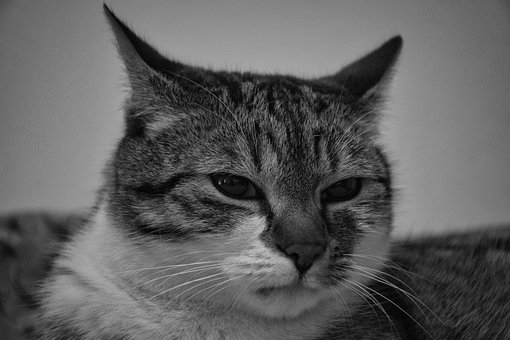
#> input picture input1.jpeg, 510 x 340 px, found by its file name
$ jupyter execute 'Frequency_domain_filters(low,pass,hybrid).ipynb'
#> lines starting #> are read from the running program, lines starting #| are printed output that depends on the picture; after the words box and inside, x2 and y2 are one past the last pixel; in counts of white or black regions, pixels touching at a corner belong together
[cell 1]
import cv2
import numpy as np
import matplotlib.pyplot as plt

[cell 2]
# read image
img = cv2.imread('/input1.jpeg',0)
#> img is the input picture: shape (340, 510); min 0, max 210, mean 94.7
# calculate fourierr transform
img_fft = np.fft.fftshift(np.fft.fft2(img))
plt.axis('off')
plt.imshow(np.log1p(np.abs(img_fft)),cmap='gray')

# **Lowpass filter**

[cell 3]
# low pass filter
# lowPass_filter(rows_counter,columns_counter) = 1 if (D<=D0) , = 0 if  (D>D0)
# D = ( (rows_counter - rows/2)^2 + ( columns_counter - columns/2)^2 )^(1/2)
rows,columns = img.shape
#> rows = 340; columns = 510
lowPass_filter = np.zeros((rows,columns), dtype=np.float32)
D0=50

for rows_counter in range(rows):
  for columns_counter in range(columns):
    D = np.sqrt((rows_counter-rows/2)**2 + (columns_counter-columns/2)**2)
    if D <= D0:
      lowPass_filter[rows_counter,columns_counter] = 1
    else:
      lowPass_filter[rows_counter,columns_counter] = 0
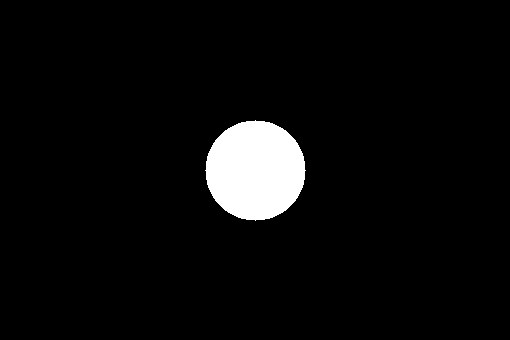
#> lowPass_filter: shape (340, 510) float32; values 0 (black) and 1 (white), 4.5% white; 1 white region, box (x1, y1, x2, y2) and area: (205, 120, 306, 221) 7845

plt.imshow(lowPass_filter, cmap='gray')
plt.axis('off')
plt.show()
# white represent 1 , black represent 0

[cell 4]
# apply low pass on the freq domain
filtered_img_freq = lowPass_filter * img_fft
plt.axis('off')
plt.imshow(np.log1p(np.abs(filtered_img_freq)),cmap='gray')

[cell 5]
# return the low freq back to the corner of the image
filtered_img_freq_corner = np.fft.fftshift(filtered_img_freq)
plt.axis('off')
plt.imshow(np.log1p(np.abs(filtered_img_freq_corner)),cmap='gray')

[cell 6]
# reconstruc the image
filtered_img = np.abs(np.fft.ifft2(filtered_img_freq_corner))
plt.axis('off')
plt.imshow(np.log1p(np.abs(filtered_img)),cmap='gray')

[cell 7]
def fourier_transform(img):
  img_fft = np.fft.fftshift(np.fft.fft2(img))
  return img_fft

[cell 8]
# lowpass final function
def apply_lowPass_filter(img):
  # low pass filter
  # lowPass_filter(rows_counter,columns_counter) = 1 if (D<=D0) , = 0 if  (D>D0)
  # D = ( (rows_counter - rows/2)^2 + ( columns_counter - columns/2)^2 )^(1/2)
  img_fft=fourier_transform(img)
  rows,columns = img.shape
#> rows = 340; columns = 510
  lowPass_filter = np.zeros((rows,columns), dtype=np.float32)
  D0=10 #how much blured 10 -> more blur (can be in ui as imput or slider)

  for rows_counter in range(rows):
    for columns_counter in range(columns):
      D = np.sqrt((rows_counter-rows/2)**2 + (columns_counter-columns/2)**2)
      if D <= D0:
        lowPass_filter[rows_counter,columns_counter] = 1
      else:
        lowPass_filter[rows_counter,columns_counter] = 0
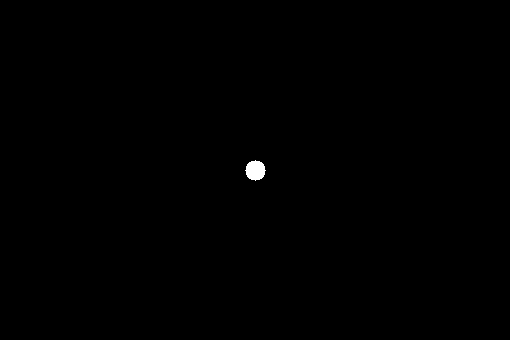
#> lowPass_filter: shape (340, 510) float32; values 0 (black) and 1 (white), 0.18% white; 1 white region, box (x1, y1, x2, y2) and area: (245, 160, 266, 181) 317

    # apply low pass on the freq domain
  filtered_img_freq = lowPass_filter * img_fft
  # return the low freq back to the corner of the image
  filtered_img_freq_corner = np.fft.fftshift(filtered_img_freq)
  filtered_img = np.abs(np.fft.ifft2(filtered_img_freq_corner))
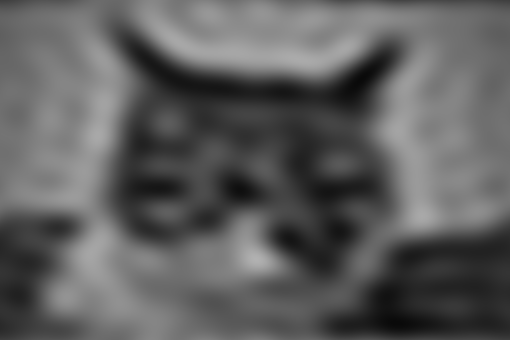
#> filtered_img: shape (340, 510) float64; min 10.06, max 177.4, mean 94.7
  plt.axis('off')
  plt.imshow(np.log1p(np.abs(filtered_img)),cmap='gray')
  return filtered_img_freq,lowPass_filter

[cell 9]
low,low_matrex=apply_lowPass_filter(img)

# **Highpass filter**

[cell 10]
highpass_filter = 1-lowPass_filter
plt.imshow(highpass_filter, cmap='gray')
plt.axis('off')
plt.show()

[cell 11]
# apply low pass on the freq domain
filtered_img_freq = highpass_filter * img_fft
plt.axis('off')
plt.imshow(np.log1p(np.abs(filtered_img_freq)),cmap='gray')

[cell 12]
# return the low freq back to the corner of the image
filtered_img_freq_corner = np.fft.fftshift(filtered_img_freq)
plt.axis('off')
plt.imshow(np.log1p(np.abs(filtered_img_freq_corner)),cmap='gray')
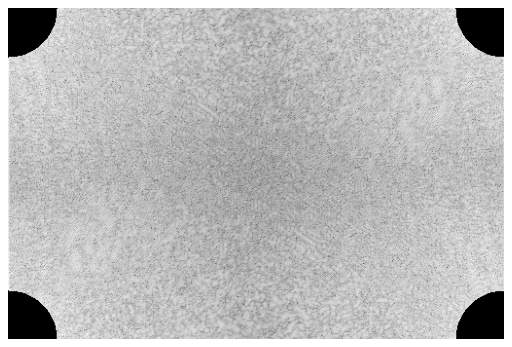
#> figure drawn by matplotlib, 1 panel

[cell 13]
filtered_img = np.abs(np.fft.ifft2(filtered_img_freq_corner))
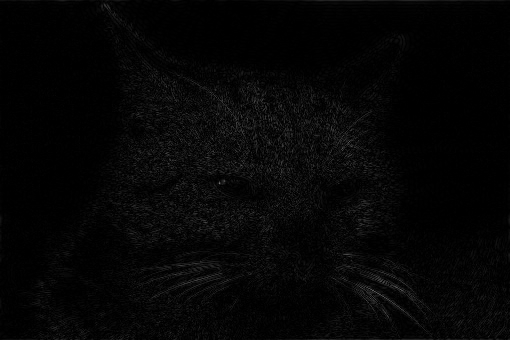
#> filtered_img: shape (340, 510) float64; min 2.65e-05, max 116.3, mean 5.8
plt.axis('off')
plt.imshow(np.log1p(np.abs(filtered_img)),cmap='gray')
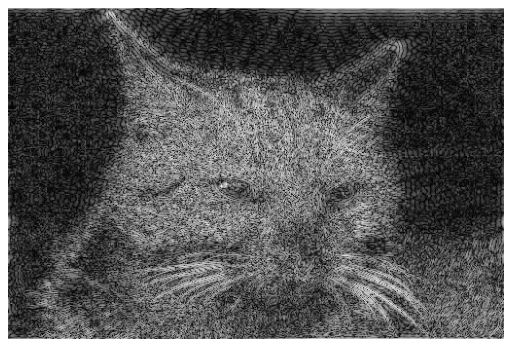
#> figure drawn by matplotlib, 1 panel

[cell 14]
# final func of highpass
def apply_highpass_filter(img):
  lowpassimg,lowpass = apply_lowPass_filter(img)
  highpass_filter = 1 - lowpass
  filtered_img_freq = highpass_filter * img_fft
  filtered_img_freq_corner = np.fft.fftshift(filtered_img_freq)
  filtered_img = np.abs(np.fft.ifft2(filtered_img_freq_corner))
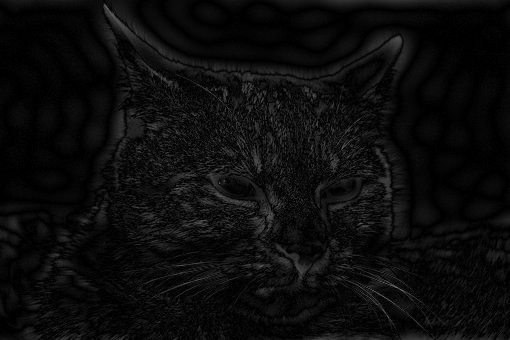
#> filtered_img: shape (340, 510) float64; min 1.13e-06, max 119.9, mean 12.3
  plt.axis('off')
  plt.imshow(np.log1p(np.abs(filtered_img)),cmap='gray')
  return filtered_img_freq

[cell 15]
highpass=apply_highpass_filter(img)
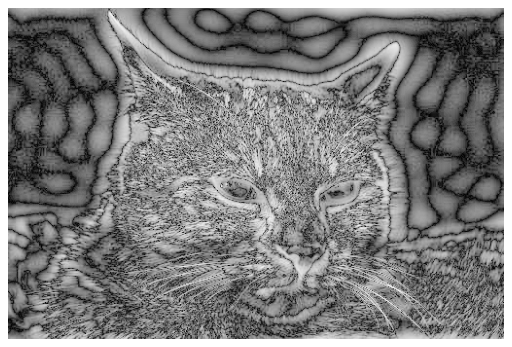
#> figure drawn by matplotlib, 1 panel

Hybrid filter

[cell 16]
img1 = cv2.imread('/input1.jpeg', 0)
img2 = cv2.imread('/original1.jpeg', 0)
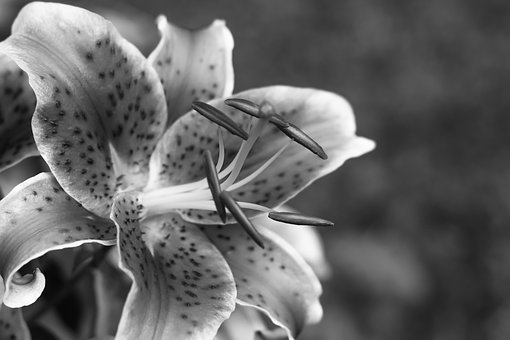
#> input picture original1.jpeg, 510 x 340 px, found by its file name
#> img2 is the input picture: shape (340, 510); min 0, max 255, mean 101.1

def gaussian(r2, std=1):
    """
    Sample one instance from gaussian distribution regarding
    given squared-distance:r2, standard-deviation:std and general-constant:k

    :param r: squared distance from center of gaussian distribution
    :param std: standard deviation

    :return: A sampled number obtained from gaussian
    """
    return np.exp(-r2/(2.*std**2)) / (2.*np.pi*std**2)
def make_gaussian(std=1, size=None):
    """
    Creates a gaussian kernel regarding given size and std.
    Note that to define interval with respect to the size,
    I used linear space sampling which may has
    lower accuracy from renowned libraries.

    :param std: standard deviation value
    :param size: size of the output kernel
    :return: A gaussian kernel with size of (size*size)
    """
    if size is None:
        size = np.floor(6 * std)
        if size % 2 == 0:
            size = size - 1
        else:
            size= size - 2
    size = int(size) // 2
    x, y = np.mgrid[-size:size+1, -size:size+1]
    distance = x**2+ y**2
    kernel = gaussian(r2=distance, std=std)
    return kernel / kernel.sum()

def hybrid_filter(img1,img2):
  img1_fft = fourier_transform(img1)
  img2_fft = fourier_transform(img2)
  cutoff_lpf = 50
  cutoff_hpf = 50

  lpf = make_gaussian(cutoff_lpf)
  hpf = lpf.max() - lpf


  lpf = np.pad(lpf, [(img1.shape[0]//2-lpf.shape[0]//2,
                    img1.shape[0]//2-lpf.shape[0]//2 - 1),
                  (img1.shape[1]//2-lpf.shape[1]//2,
                    img1.shape[1]//2-lpf.shape[1]//2 - 1)], mode='constant', constant_values=0)

  hpf = np.pad(hpf, [(img1.shape[0]//2-hpf.shape[0]//2,
                    img1.shape[0]//2-hpf.shape[0]//2 - 1),
                  (img1.shape[1]//2-hpf.shape[1]//2,
                    img1.shape[1]//2-hpf.shape[1]//2 - 1)], mode='constant', constant_values=lpf.max())

  img1_lpf = np.fft.ifft2(np.multiply(img1_fft, lpf))
  img2_hpf = np.fft.ifft2(np.multiply(img2_fft, hpf))


  combined = np.fft.ifft2(np.multiply(img1_fft, lpf) + np.multiply(img2_fft, hpf))
  plt.axis('off')

  plt.imshow(np.abs(combined), cmap='gray')

[cell 17]
hybrid_filter(img1,img2)
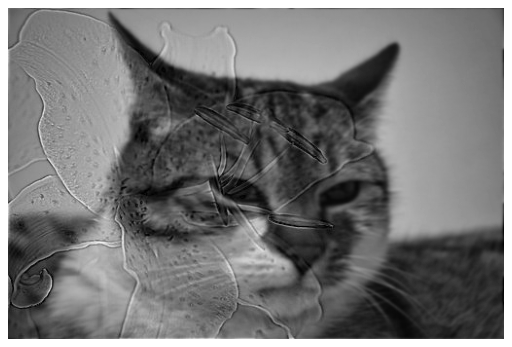
#> figure drawn by matplotlib, 1 panel
